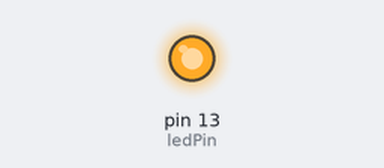
Bench run of a sketch on a simulated Arduino Uno, built with avr-gcc and run on an emulated ATmega328P. Parts: output pins drawn as LEDs (lit = HIGH).

Above: at 0.1 s.
At 38.1 s:
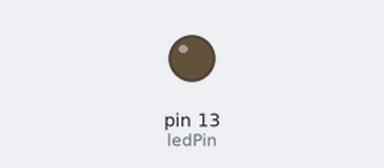
Timing chart, 0 to 39.6 s (numbered marks = the images above):
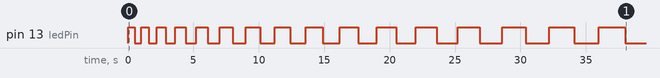

Measured:
- by itself, pin 13 (ledPin): LOW → HIGH at 0.00 s, → LOW 0.50 s later, → HIGH 0.50 s later, → LOW 0.60 s later, … (32 changes in this stretch)

The sketch:

sketch_jan2a.ino
```cpp
int ledPin=13;
int delayPeriod=500;
void setup() {
  // put your setup code here, to run once:
pinMode(ledPin,OUTPUT);

}

void loop() {
  // put your main code here, to run repeatedly:
digitalWrite(ledPin,HIGH);
delay(delayPeriod);
digitalWrite(ledPin,LOW);
delay(delayPeriod);
delayPeriod+=100;
if(delayPeriod>3000){
  delayPeriod=100;
}
}
```
